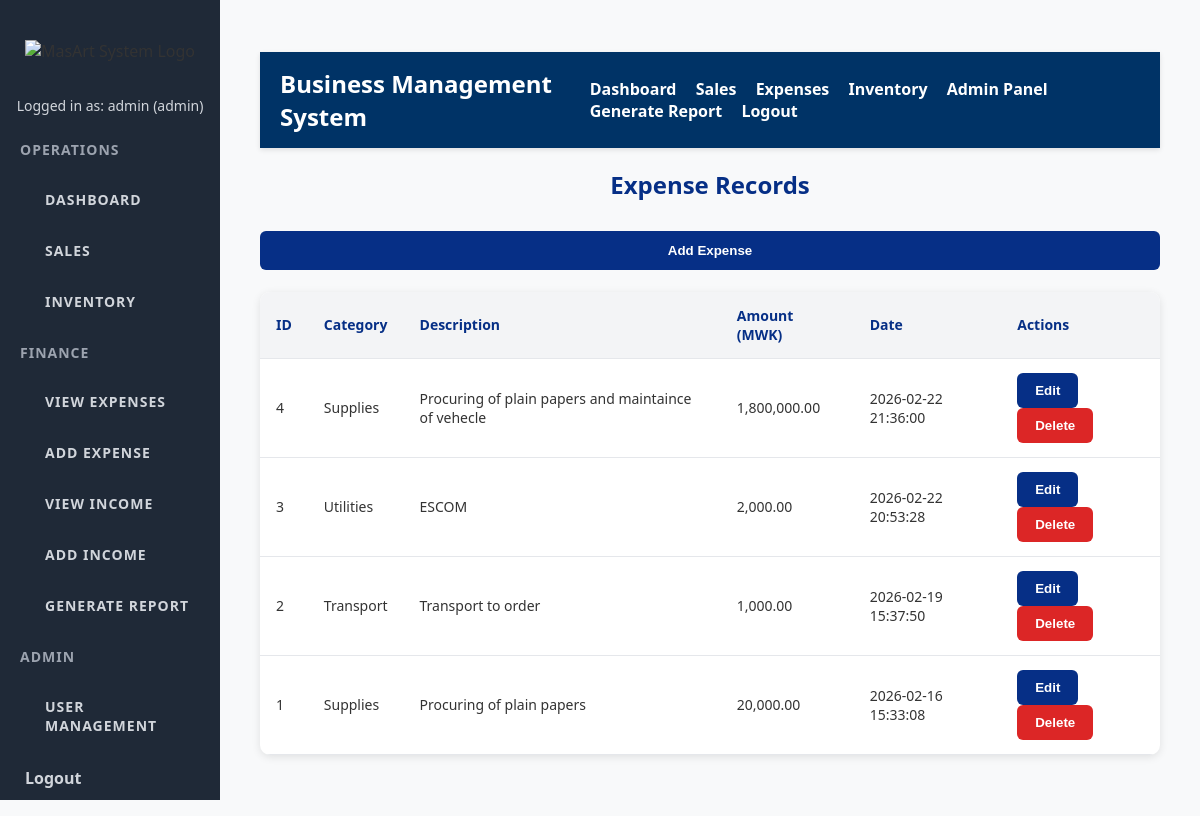
The app's page /expenses (signed in), older data.
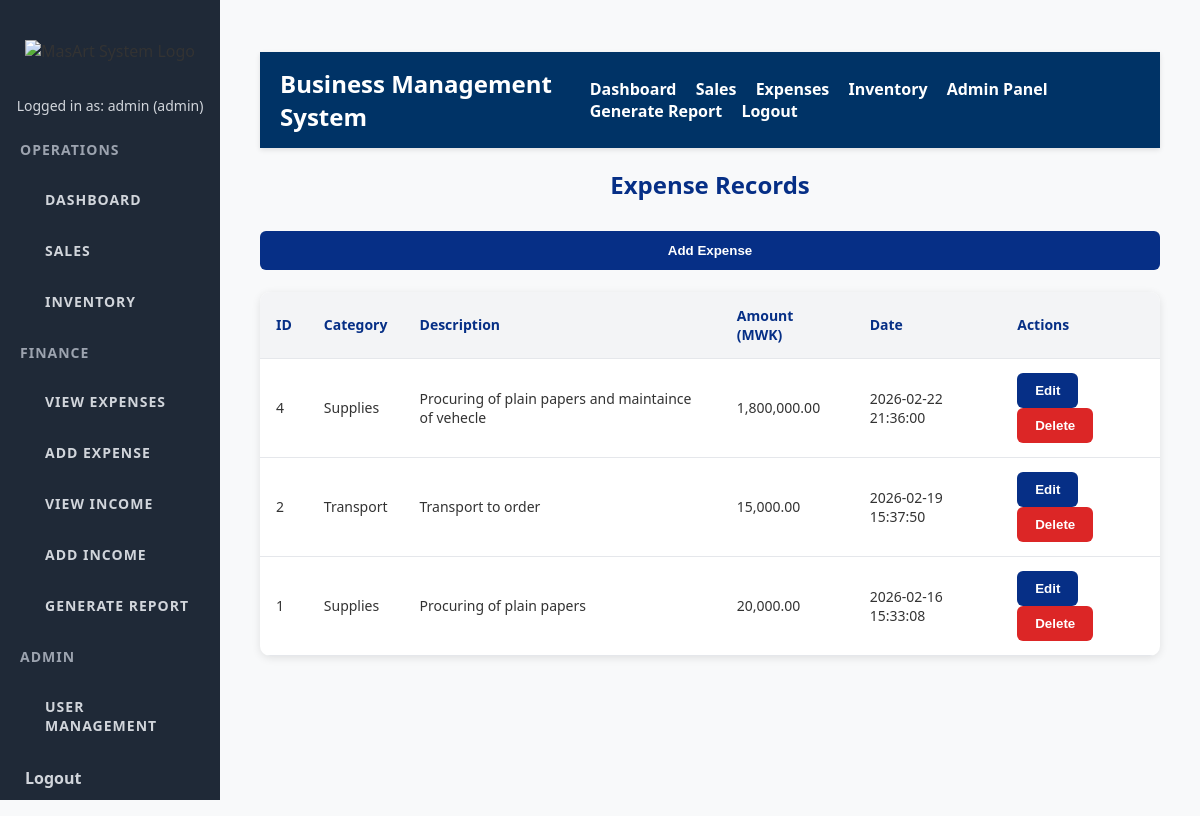
The same page, newer data.
### tables this page shows
CREATE TABLE expenses (
                id INTEGER PRIMARY KEY AUTOINCREMENT,
                category TEXT NOT NULL,
                description TEXT,
                amount REAL NOT NULL,
                date TEXT DEFAULT CURRENT_TIMESTAMP
            );

### app.py (the view)
@app.route('/expenses')
def view_expenses():
    if 'user' not in session:
        return redirect(url_for('login'))
    with get_db_connection() as conn:
        cursor = conn.cursor()
        cursor.execute("SELECT * FROM expenses ORDER BY date DESC")
        expenses_list = cursor.fetchall()
    return render_template('expenses.html', expenses=expenses_list)

### app.py (called while the page is built)
def get_db_connection():
    conn = sqlite3.connect(DATABASE, timeout=10)  # Added timeout to avoid database lock errors
    conn.row_factory = sqlite3.Row  # This allows us to access columns by name
    return conn

### templates/expenses.html (shortened to what this page needs)
{% extends "base.html" %}
{% block content %}
<h2>Expense Records</h2>
<a href="{{ url_for('add_expense') }}">
    <button class="btn-primary">Add Expense</button>
</a>
<br><br>
<div class="table-container">
    <table>
        <thead>
            <tr>
                <th>ID</th>
                <th>Category</th>
                <th>Description</th>
                <th>Amount (MWK)</th>
                <th>Date</th>
                <th>Actions</th>
            </tr>
        </thead>
        <tbody>
        {% for expense in expenses %}
            <tr>
                <td>{{ expense[0] }}</td>
                <td>{{ expense[1] }}</td>
                <td>{{ expense[2] }}</td>
                <td>{{ "{:,.2f}".format(expense[3]) }}</td>
                <td>{{ expense[4] }}</td>
                <td>
                    <a href="{{ url_for('edit_expense', expense_id=expense[0]) }}">
                        <button class="btn-warning">Edit</button>
                    </a>
                   <form action="{{ url_for('delete_expense', expense_id=expense[0]) }}"
                    method="POST"
                    style="display:inline;"
                    onsubmit="return confirm('Are you sure you want to delete this expense?');">
                    <button type="submit" class="btn-delete">
                        Delete
                    </button>
                </form>
            </tr>
        {% endfor %}
        </tbody>
    </table>
</div>
{% endblock %}

### templates/base.html (shortened to what this page needs)
<!DOCTYPE html>
<html lang="en">
<head>
    <link rel="stylesheet" href="{{ url_for('static', filename='style.css') }}">
</head>
<body>
<div class="sidebar">
    <div class="logo">
        <img src="{{ url_for('static', filename='assets/logo.png') }}" alt="MasArt System Logo">
    </div>
    {% if session.get('user') %}
        <p class="user-info">
            Logged in as: {{ session['user'] }} ({{ session['role'] }})
        </p>
    {% else %}
        <p class="user-info">Not logged in</p>
    {% endif %}
    <div class="sidebar-section">
        <h4>Operations</h4>
        <a href="{{ url_for('dashboard') }}">Dashboard</a>
        <a href="{{ url_for('view_sales') }}">Sales</a>
        <a href="{{ url_for('view_inventory') }}">Inventory</a>
    </div>
    <div class="sidebar-section">
        <h4>Finance</h4>
        <a href="{{ url_for('view_expenses') }}">View Expenses</a>
        <a href="{{ url_for('add_expense') }}">Add Expense</a>
        <a href="{{ url_for('view_income') }}">View Income</a>
        <a href="{{ url_for('add_income') }}">Add Income</a>
        <a href="{{ url_for('generate_report') }}">Generate Report</a>
    </div>
    {% if session.get('role') == 'admin' %}
    <div class="sidebar-section">
        <h4>Admin</h4>
        <a href="{{ url_for('create_user') }}">User Management</a>
    </div>
    {% endif %}
    <a href="{{ url_for('logout') }}">Logout</a>
</div>
<div class="content">
    <header>
        <div class="header-left">
            <h1>Business Management System</h1>
        </div>
        <nav class="header-nav">
            <a href="{{ url_for('dashboard') }}">Dashboard</a>
            <a href="{{ url_for('view_sales') }}">Sales</a>
            <a href="{{ url_for('view_expenses') }}">Expenses</a>
            <a href="{{ url_for('view_inventory') }}">Inventory</a>
            {% if session.get('role') == 'admin' %}
                <a href="{{ url_for('create_user') }}" class="btn-admin">Admin Panel</a>
            {% endif %}
            <a href="{{ url_for('generate_report') }}" class="btn-report">Generate Report</a>
            <a href="{{ url_for('logout') }}">Logout</a>
        </nav>
    </header>
    <main>
        {% block content %}{% endblock %}
    </main>
</div>
</body>
</html>

### static/style.css (style rules this page uses)
body { margin: 0; font-family: 'Segoe UI', Tahoma, Geneva, Verdana, sans-serif; background: #f8f9fa; color: #333; }
.sidebar { position: fixed; top: 0; left: 0; width: 220px; height: 100vh; background-color: #1f2937; padding-top: 30px; box-sizing: border-box; }
.sidebar-section { color: #9ca3af; font-size: 14px; text-transform: uppercase; margin: 20px 0 5px 20px; letter-spacing: 1px; }
.sidebar .logo { text-align: center; padding: 10px 0 20px 0; }
.sidebar .logo img { width: 120px; height: auto; }
.sidebar .user-info { text-align: center; color: #d1d5db; font-size: 14px; margin-bottom: 25px; padding: 0 10px; }
.sidebar a, .sidebar nav a { display: block; color: #d1d5db; padding: 12px 25px; text-decoration: none; font-weight: 600; margin-bottom: 8px; transition: background-color 0.3s ease; }
.content { margin-left: 220px; padding: 30px 40px; display: flex; flex-direction: column; align-items: center; min-height: 100vh; }
table { width: 100%; border-collapse: collapse; background: white; border-radius: 10px; overflow: hidden; box-shadow: 0 2px 8px rgba(0,0,0,0.1); }
th, td { padding: 14px 16px; border-bottom: 1px solid #e5e7eb; font-size: 14px; }
th { background-color: #f3f4f6; font-weight: 600; color: #062f86; text-align: left; }
button, .add-sale-btn, .btn-pdf { background-color: #062f86; color: white; padding: 10px 18px; border: none; border-radius: 6px; font-weight: 600; cursor: pointer; transition: background-color 0.25s ease; display: inline-block; text-align: center; text-decoration: none; }
button.btn-primary { width: 100%; margin-top: 15px; }
header { color: white; padding: 15px 20px; display: flex; justify-content: space-between; align-items: center; background-color: #003366; box-shadow: 0 2px 5px rgba(0,0,0,0.1); position: sticky; top: 0; z-index: 1000; }
header h1 { margin: 0; font-size: 24px; }
nav a, .header-nav a { color: white; text-decoration: none; margin-left: 15px; font-weight: bold; }
h2 { color: #062f86; margin-bottom: 15px; text-align: center; }
.btn-primary { margin-top: 25px; background-color: #062f86; color: white; border: none; padding: 12px 0; font-weight: 700; border-radius: 6px; cursor: pointer; transition: background-color 0.3s ease; }
button.btn-delete { background-color: #dc2626 !important; color: white; }

Row changes from the older to the newer data that the page shows:
removed expenses: id "3", category "Utilities", description "ESCOM", amount "2,000.00", date "2026-02-22 20:53:28"
changed expenses "Transport": amount "1,000.00" → "15,000.00"
